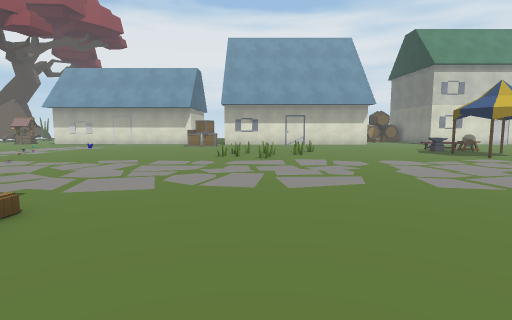
view 1 (above)

24 first-person views from a walk through a scene from a Unity 3-D project. The camera is 1.2 m above the floor, tilts 6° down and sees 80° across. Doors are open. The floor is counted in squares, 1 m on a side. Each view is taken from the middle of a square. On the plan, view 1 faces up. The plan holds only what a view shows up to about 13 squares ahead; the rest is blank. The place goes on beyond the plan. The player character is not drawn. Some surface patterns are stand-ins.

view 2
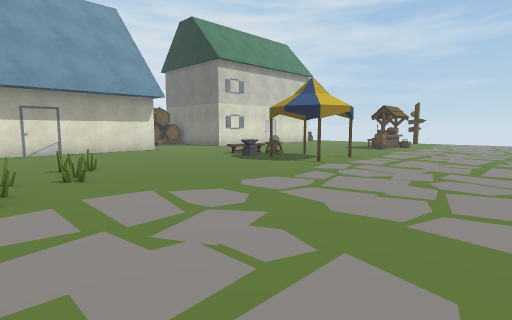

view 3
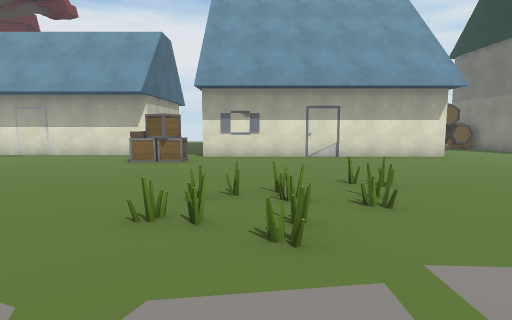

view 4
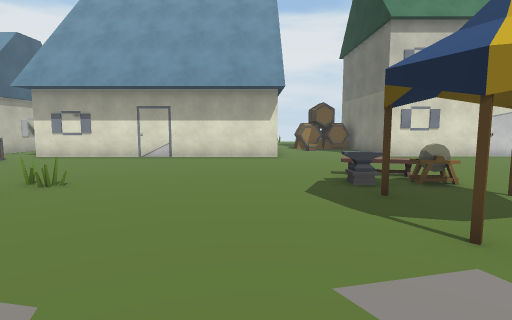

view 5
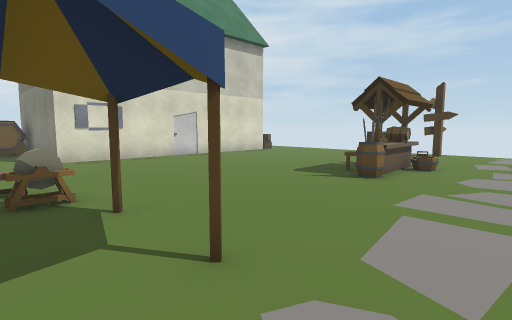

view 6
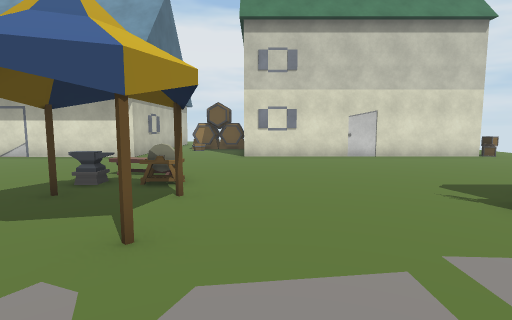

view 7
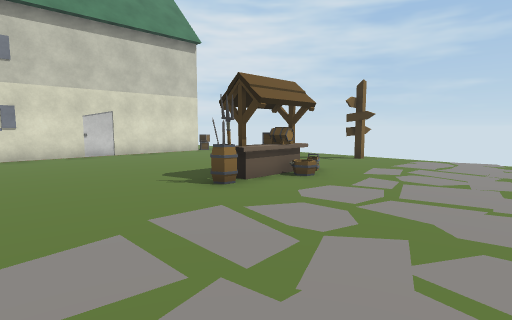

view 8
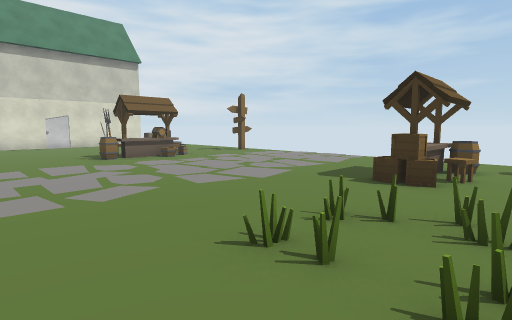

view 9
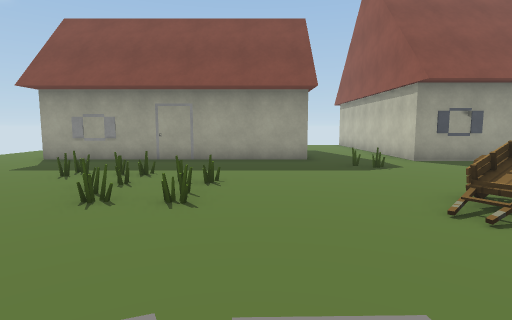

view 10
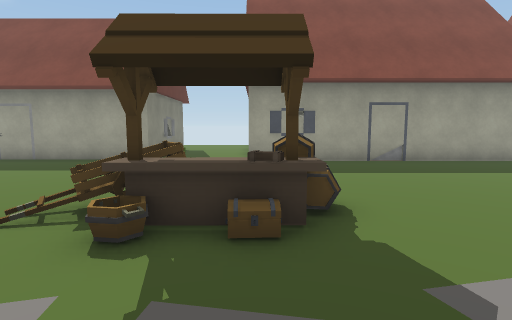

view 11
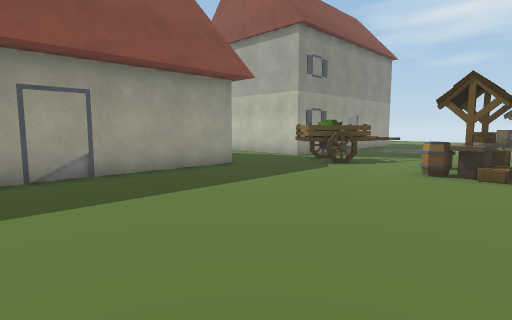

view 12
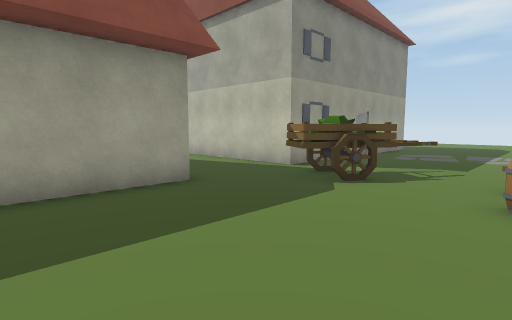

view 13
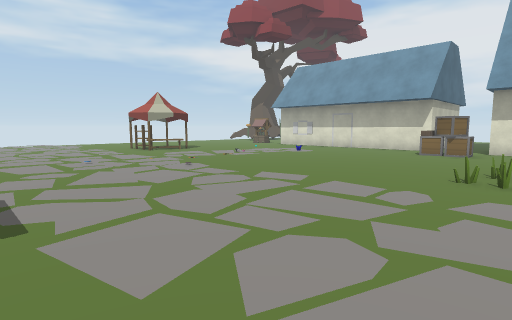

view 14
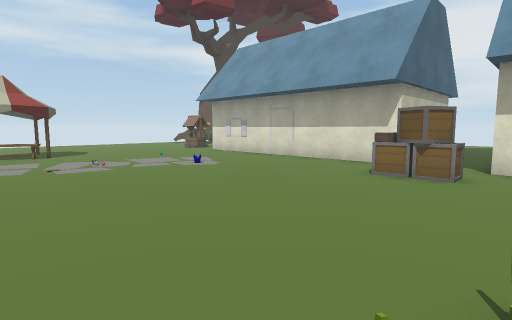

view 15
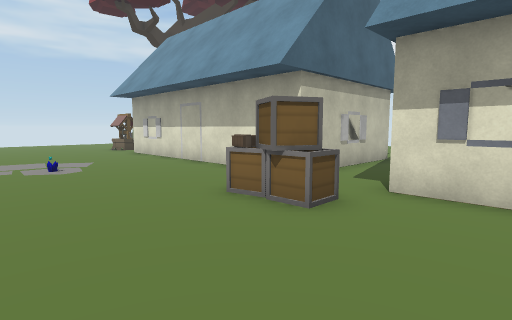

view 16
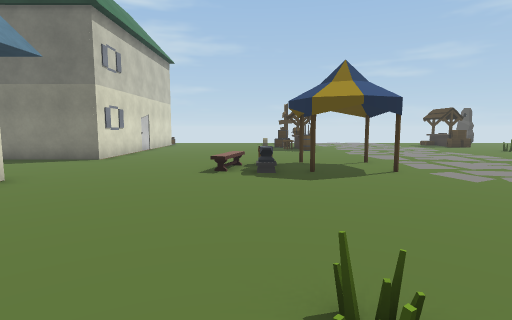

view 17
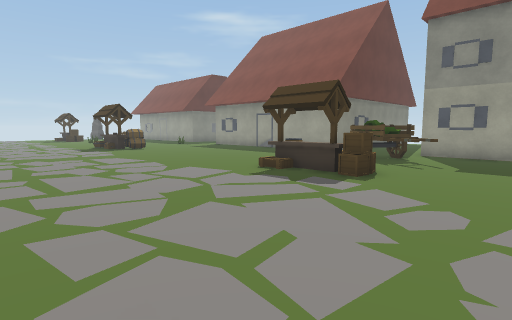

view 18
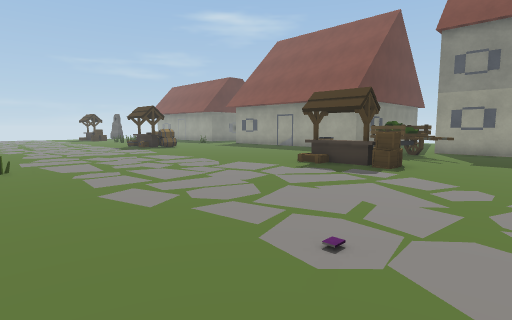

view 19
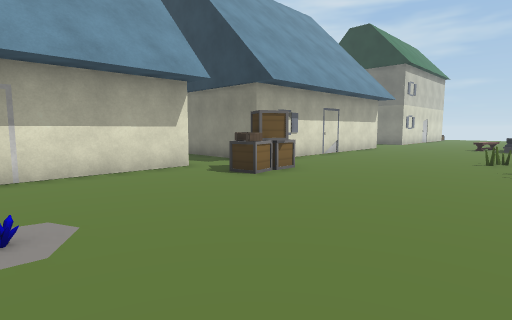

view 20
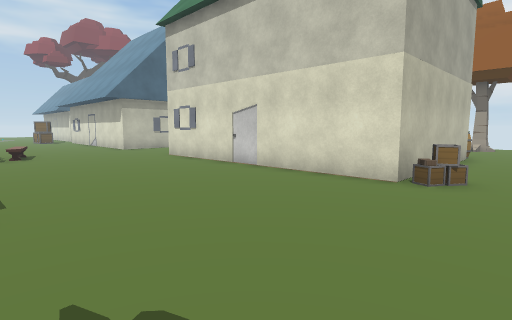

view 21
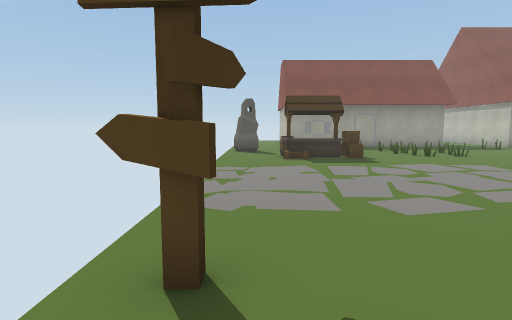

view 22
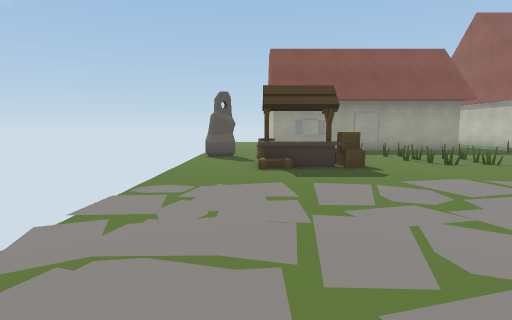

view 23
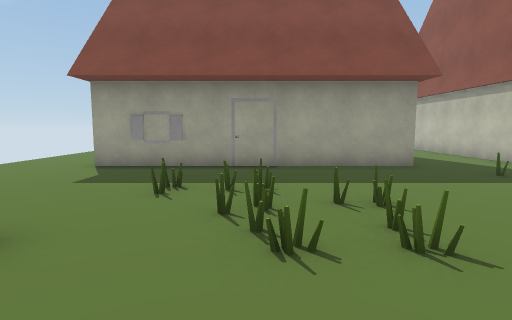

view 24
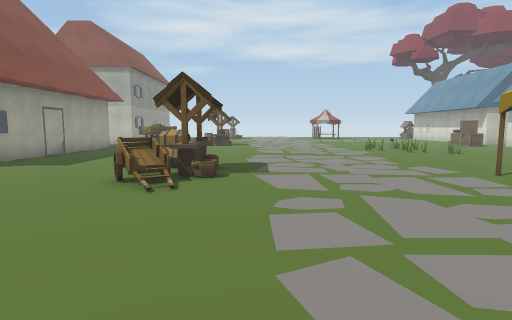

### Floor plan
Points are (right, up) in squares from view 1. A wall is a line through its corners. A room is listed if a view was taken in it or the views show most of it. See-through windows are left out.
Room 1 (views 1, 2, 3, 4, 5, 6, 7, 8, 9, 10, 11, 12, 13, 14, 15, 16, 17, 18, 19, 20, 21, 22, 23, 24)
walls: (7.5, 4.8) (8.4, 4.9); (9.5, 4.9) (9.6, 3.8); (7.2, 4.4) (9.7, 4.4); (6.7, 3.8) (7.7, 3.6); (17.2, 13) (17.1, 13.3); (17.9, 12.7) (17.9, 14.2); (-3.5, 4.2) (-3.5, 2.7); (8, 21.8) (-2.2, 21.8); (20.3, 13.2) (17.7, 13.2); (20.5, 3.7) (23, 3.7); (13.6, 21.8) (13, 21.8); (20.7, 2.7) (20.7, 4.2); (14.8, 21.8) (14.2, 21.8); (12, -5.1) (12, -3.5) (22.1, -3.5); (-5.6, 2.7) (-5.6, 3.7) (-3.3, 3.7); (-1.9, -3) (8.2, -3) (8.2, -7.1); (-2.8, 20.3) (-3.2, 19.6) (-3.9, 19.9); (22.8, 3.3) (21.1, 3.3); (22.8, 3.1) (19.8, 3.1) (19.8, 3.5); (-4, 19.7) (-4.4, 19.8) (-4.3, 20.5); (-3.9, 20.3) (-4.4, 20.4); (23.9, 0.1) (24.9, 0.5) (25.2, -0.1); (23.9, 0) (24.5, 0.4); (-4.6, 22.3) (-10.5, 22.3); (-10.1, -3.2) (-5.8, -3.2) (-5.8, -7.5); (22.5, 26.5) (22.5, 21.9) (12.5, 21.9) (12.5, 26.1)
low walls: (7.7, 4.5) (8.2, 4.4); (6.9, 3.9) (7.8, 3.8); (10.1, 3.9) (9.2, 3.3) (9.6, 2.7) (10.7, 3.4) (9.6, 2.6); (10.8, 4.2) (11, 3.8); (9, 3.3) (10.4, 4.1); (11.2, 15.6) (10.6, 15.6) (10.6, 16); (17.1, 13.1) (17, 13.4); (17.5, 13) (17.2, 13); (17.7, 13.2) (17.7, 13.5); (18.1, 13.8) (17.9, 14.3); (-3.3, 3.7) (-3.3, 3.1); (19.8, 14.1) (20, 14.7); (-4.3, 4.4) (-3.5, 4.4); (-3.8, 3.1) (-3.4, 3) (-3.3, 2.7) (-3.6, 2.4); (19.9, 2.7) (19.7, 3.2); (-4.4, 3.6) (-4.3, 4.3) (-3.5, 4.2); (20.8, 2.4) (20.9, 2.9); (21.9, 4.3) (23, 4.2); (-6.4, 3.1) (-6.4, 3.6); (-2.5, 20.5) (-3.2, 20.5); (-2.6, 20.6) (-2.6, 19.7) (-3.5, 19.7); (22.4, 2.5) (22.3, 3); (-3.7, 20.5) (-3.6, 19.8) (-4.5, 19.6); (-4.4, 19.8) (-4.5, 20.5)
ways out: opening at (-3.5, 21) to room 2; closed door at (18, 22); gap at (10, 4)
objects: cart (-7, -2) to (-4, 1); plant (-1, 13); plant (-1, 14); plant (0, 12); plant (0, 13); plant (0, 14); plant (0, 15); plant (1, 14); plant (2, 14); plant (2, 16); plant (3, 15); tent (9, 12) to (12, 15); anvil (9, 16); plant (10, -1); barrelstack (10, 26) to (12, 26); other object (11, -2); plant (15, 1); plant (15, 2); plant (15, 3); plant (16, 1); plant (17, 0); plant (17, 1); plant (17, 2); plant (17, 3); plant (18, 0); plant (19, 0); signpost (24, 13) to (25, 14)
Room 2 (no view inside)
walls: (-4.7, 26.5) (-4.7, 23.2); (-2.2, 21.8) (-2.2, 24.8); (-3.9, 19.9) (-3.5, 20.7)
ways out: opening at (-3.5, 21) to room 1

Positions as (right, up) in squares from view 1, and headings:
1: (0, 0), facing up
2: (0, 6), facing up-right
3: (0, 9), facing up
4: (7, 9), facing up
5: (10, 10), facing up-right
6: (13, 9), facing up
7: (13, 8), facing up-right
8: (13, 1), facing up-right
9: (14, 8), facing down
10: (8, 8), facing down
11: (5, 5), facing down-left
12: (2, 3), facing down-left
13: (0, 5), facing up-left
14: (-1, 12), facing up-left
15: (0, 16), facing up-left
16: (1, 16), facing right
17: (-10, 11), facing down-right
18: (-10, 13), facing down-right
19: (-10, 14), facing up-right
20: (25, 15), facing up-left
21: (24, 16), facing down
22: (23, 13), facing down
23: (17, 6), facing down
24: (17, 6), facing left
